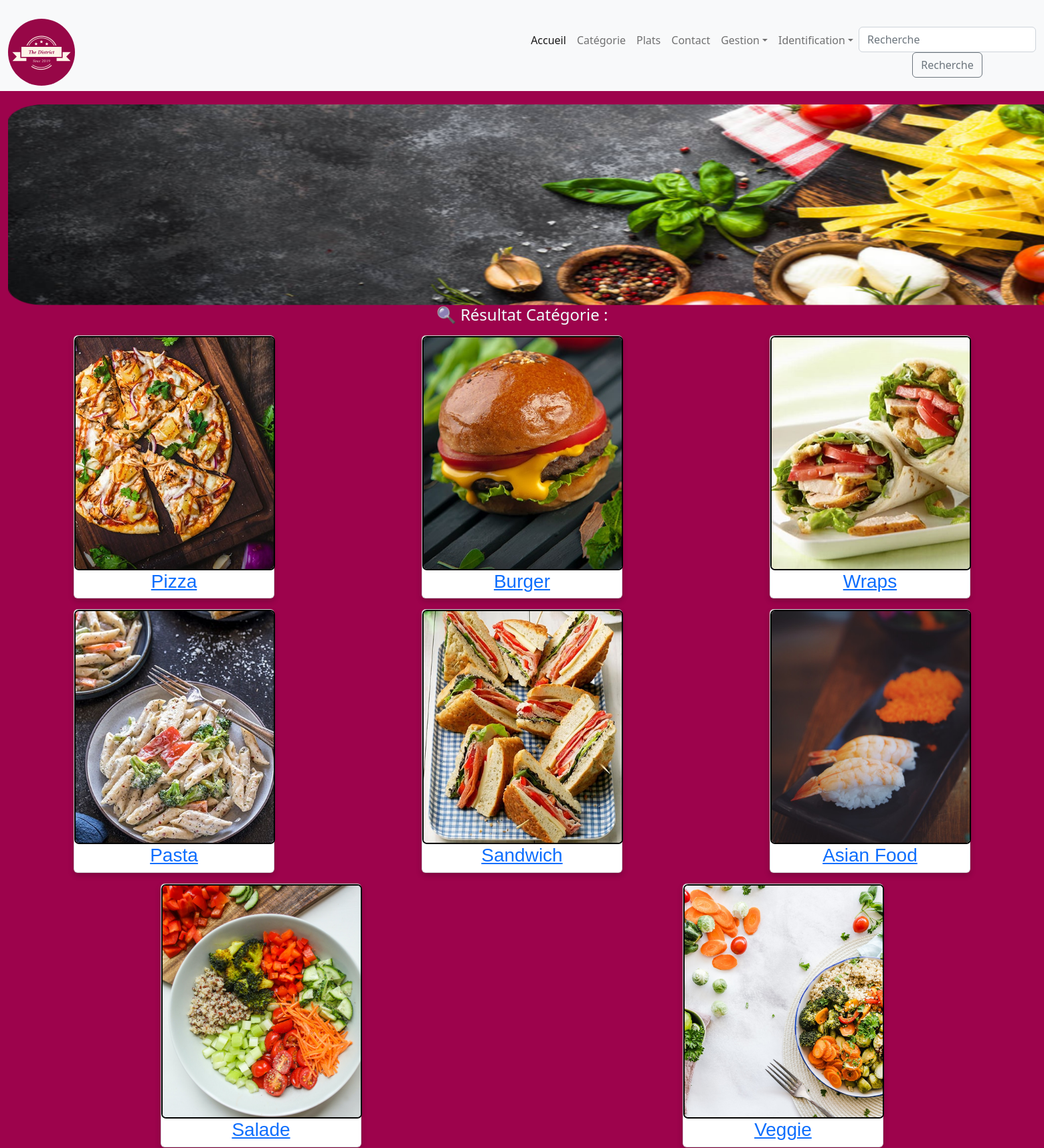
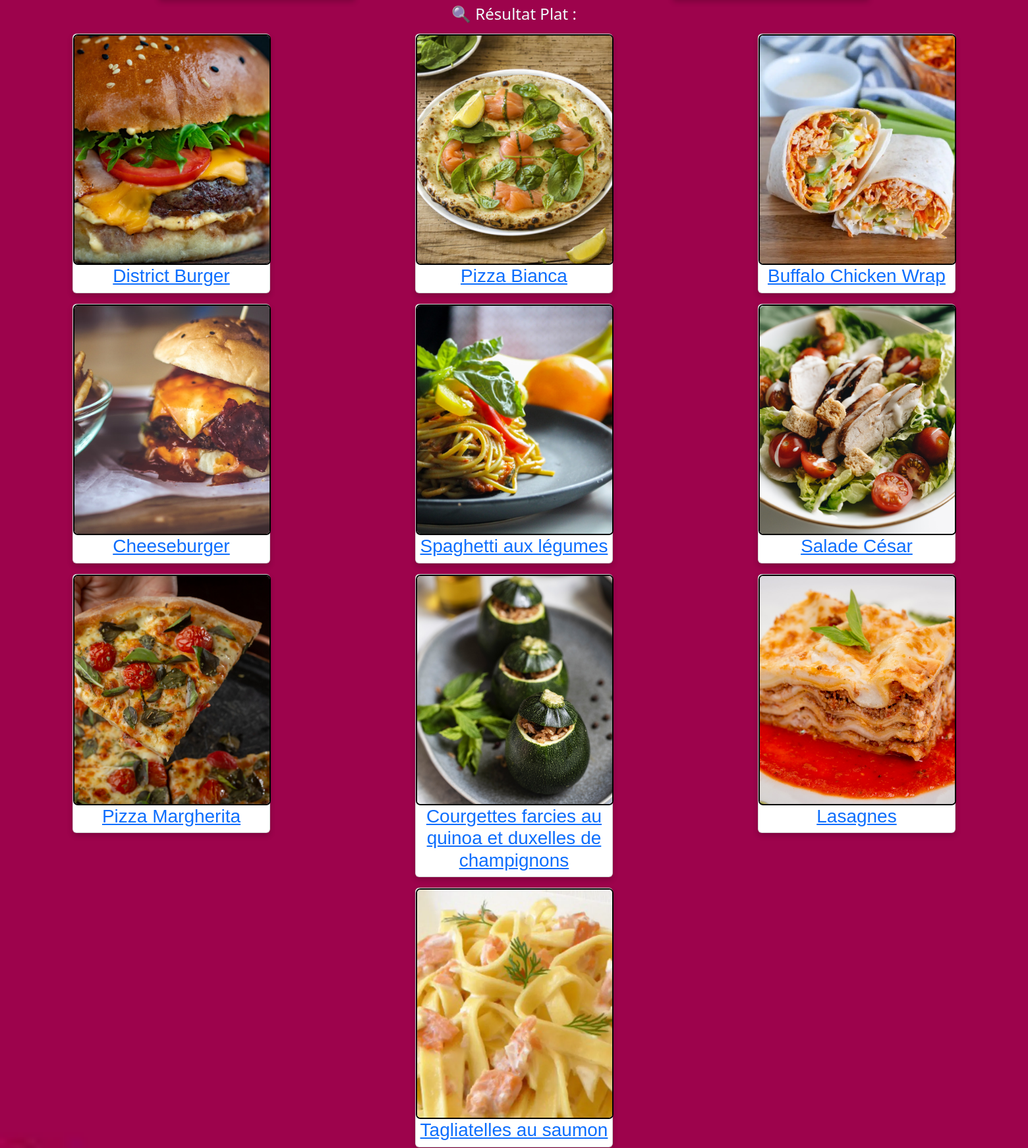
Page /recherche.php (upper part) on the committed database (2 pictures, top to bottom).
### tables this page shows
CREATE TABLE `categorie` (
  `id` int(11) NOT NULL,
  `libelle` varchar(100) NOT NULL,
  `image` varchar(255) NOT NULL,
  `active` varchar(10) NOT NULL
);

CREATE TABLE `plat` (
  `id` int(11) NOT NULL,
  `libelle` varchar(100) NOT NULL,
  `description` text NOT NULL,
  `prix` decimal(10,2) NOT NULL,
  `image` varchar(255) NOT NULL,
  `id_categorie` int(11) NOT NULL,
  `active` varchar(10) NOT NULL
);

### dao.php (called while the page is built, shortened)
<?php
function getRecherchecat($libelle)
{
    $db = connexionBase();
    $catre = $db->prepare("SELECT * FROM `categorie` WHERE `libelle` like :libelle");
    $catre->bindValue(":libelle", "%$libelle%", PDO::PARAM_STR);
    $catre->execute();
    return $catre->fetchAll(pdo::FETCH_ASSOC);
}
function getRechercheplat($libelle)
{
    $db = connexionBase();
    $platre = $db->prepare("SELECT * FROM `plat` WHERE `libelle` like :libelle OR `description` like :libelle");
    $platre->bindValue(":libelle", "%$libelle%", PDO::PARAM_STR);
    $platre->execute();
    return $platre->fetchAll(pdo::FETCH_ASSOC);
}

### recherche.php (the view, shortened to what this page needs)
<?php
include('dao.php');
if (isset($_GET['recherche']))
    $libelle = $_GET['recherche'];
else
    $libelle = null;
$catres = getRecherchecat($libelle);
$platres = getRechercheplat($libelle);
include_once "Template/header.php";
include_once "Template/nav.php";
?>
<body>
    <div class="container-fluid container-recherche">
        <img class="promos" src="assets/images/bg2-modified.png" alt="district" title="district" width="1800" height="300" />
        <div class="row ">
            <h4>&#128269 Résultat Catégorie : </h4>
            <?php
            if (!empty($catres)) {
                foreach ($catres as $catre) :
            ?>
                    <div class="col-4 my-2 mx-auto container-recherche">
                    <div class="card">
                        <img src="assets/images/category/<?= $catre['image']; ?>" width="300" height="350" alt="" class="arrondie">
                        <h3><a href="platcat.php?cat=<?= $catre['id']; ?>"><?= $catre['libelle']; ?></h3><a></a>
                    </div>
                    </div>
            <?php
                endforeach;
            } else {
                echo '<h5 class="animate__animated animate__bounceInLeft">Aucun résultat trouvé</h5>';
            }
            ?>
            <h4>&#128269 Résultat Plat : </h4>
            <?php
            if (!empty($platres)) {
                foreach ($platres as $platre) :
            ?>
            <div class="col-4 my-2 mx-auto container-recherche">
            <div class="card">
                        <img src="assets/images/food/<?= $platre['image']; ?>" width="300" height="350" alt="" class="arrondie">
                        <h3><a href="commande.php?id=<?= $platre['id']; ?>"><?= $platre['libelle']; ?></h3><a></a>
                    </div>
            </div>
            <?php
                endforeach;
            } else {
                echo '<h5 class="animate__animated animate__bounceInLeft"> Aucun résultat trouvé</h5>';
            }
            ?>
        </div>
        <?php
        include_once "./Template/footer.php";
        ?>
</body>

### assets/css/style.css (style rules this page uses)
body { background-image: url('../images/peinture-murale-framboise-decohom.jpg'); background-repeat: no-repeat; background-size: cover; }
.container-index, .container-fluid { text-align: center; padding-top: 20px; width: 100%; color: rgb(7, 7, 7); }
p, h3 { color: rgb(14, 13, 13); }
h1, h4,h5,th,td { color: azure; }
.arrondie { border: 2px solid black; -moz-border-radius: 7px; -webkit-border-radius: 7px; border-radius: 7px; object-fit: cover; }
.card { box-shadow: 0 4px 8px 0 rgba(0, 0, 0, 0.2); max-width: 300px; margin: auto; text-align: center; font-family: arial; }

### rows in the picture
categorie: image (picture), libelle "Pizza"
categorie: image (picture), libelle "Burger"
categorie: image (picture), libelle "Wraps"
categorie: image (picture), libelle "Pasta"
categorie: image (picture), libelle "Sandwich"
categorie: image (picture), libelle "Asian Food"
categorie: image (picture), libelle "Salade"
categorie: image (picture), libelle "Veggie"
plat: image (picture), libelle "District Burger"
plat: image (picture), libelle "Pizza Bianca"
plat: image (picture), libelle "Buffalo Chicken Wrap"
plat: image (picture), libelle "Cheeseburger"
plat: image (picture), libelle "Spaghetti aux légumes"
plat: image (picture), libelle "Salade César"
plat: image (picture), libelle "Pizza Margherita"
plat: image (picture), libelle "Courgettes farcies au quinoa et duxelles de champignons"
plat: shows a picture, libelle "Lasagnes"
plat: shows a picture, libelle "Tagliatelles au saumon"
